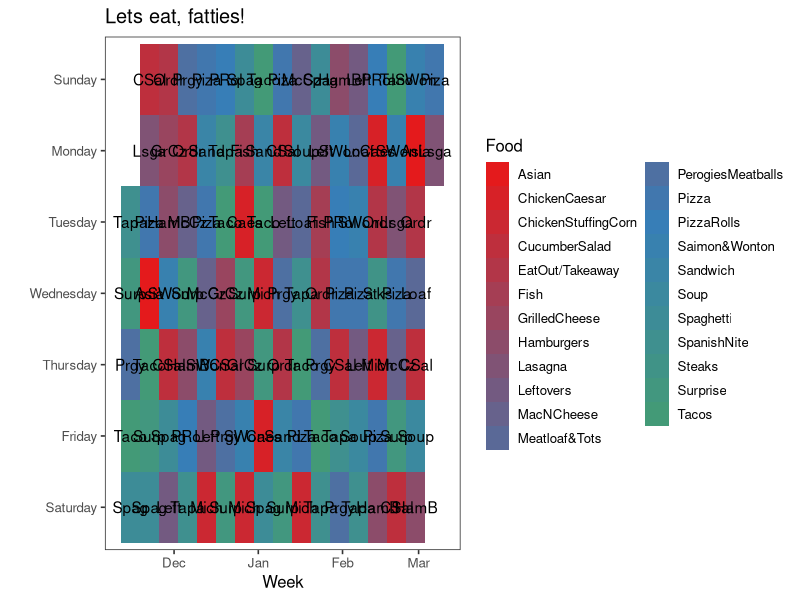

The R script that drew this image:
## ---- chunk 1
foodinmouth <- function(numweeks){
   require(lubridate)
   require(ggplot2)
   require(RColorBrewer)
   require(plyr)
   numweeks=numweeks
   theme_set(theme_bw(base_size=12)+theme(panel.grid.major = element_blank(), panel.grid.minor = element_blank()))
   Food<-c("EatOut/Takeaway","PerogiesMeatballs","Meatloaf&Tots","Saimon&Wonton","SpanishNite","ChickenStuffingCorn","Lasagna",
            "Spaghetti","Pizza","MacNCheese","Hamburgers","Steaks","Tacos","Surprise","Leftovers","GrilledCheese","ChickenCaesar","Soup","Sandwich",
           "Fish","Meat","Asian","PizzaRolls","CucumberSalad")
   Initial<-c("Ordr","Prgy","Loaf","SWon","Tapa","Mich","Lsga","Spag","Piza","McCz","HamB","Stks","Taco","Surp","Left","GrCz","Caes",
               "Soup","Sand","Fish","CPMt","Asia","PRol","CSal")
   foodini<-data.frame(cbind(Food,Initial)) ## get the initials and items together
   days=7
   np<-length(Food)
   fp<-c(2,2,1,3,2,2,1,3,4,5,2,1,3,4,3,2,2,2,1,0.3,0.7,1,1,3)# Assign some relative weights based on ad hoc family voting
    menu <- data.frame(Food=c(replicate(numweeks,sample(Food,days,prob=fp/np,replace=F ))), 
                         day=(now()-days(1)) + c(1:(numweeks*days)) * days(1))
   menu$Week <- round_date(menu$day, "week")
   menu$Day <- weekdays(menu$day)
   menu <- merge(menu, foodini, by="Food")
   menu$labels <- floor_date(menu$day,"week")
   bb<-match(menu$Meal,Food)
   bbdif<-c(diff(bb,lag=1),diff(bb,lag=2),diff(bb,lag=3),diff(bb,lag=4))  ### preventing close proximity menu items
   if(!0%in%bbdif)
   if(length(unique(bb))==(length(Food))) break  ## assuring all menu items make the cut

#plotting stuff   
#menu$Week<-factor(menu$Week, levels=seq(numweeks,1))
   menu <- arrange(menu, day)
   menucols <- length(factor(menu$Food))
   getPalette = colorRampPalette(brewer.pal(9, "Set1"))(menucols)
### Get the levels right for plot order
   menu$Day<-factor(menu$Day,levels=
                       c("Saturday","Friday","Thursday","Wednesday","Tuesday","Monday","Sunday"))
   
 p1<-  ggplot(menu, aes(labels,Day, fill=Food))+geom_tile()+ 
            scale_fill_manual(values = getPalette)+
      ggtitle("Lets eat, fatties!") + xlab("Week")+ylab("")+
        geom_text(aes(x=labels, y=Day, label=Initial))
 ggplot(menu, aes(labels,Day, fill=Food))+geom_tile()+ 
            scale_fill_manual(values = getPalette)+
      ggtitle("Lets eat, fatties!") + xlab("Week")+ylab("")+
        geom_text(aes(x=labels, y=Day, label=Initial))

 ggsave("foodinmouth.png", p1,height=8, width=13)

  menustart<-now()
googdates<-rep(menustart,numweeks*7)
for(i in 1:length(googdates)) googdates[i]<-Sys.time()+i*days(1)

googdates2 <- seq(as.Date(menustart), by = "day", length.out = numweeks*7)


nms <- c('Subject','Start Date','Start Time', 'End Date', 'End Time','All Day Event',
  'Description','Location','Private')
mat <- matrix(nrow = length(googdates), ncol = length(nms))
mat <- data.frame(mat)
colnames(mat) <- nms

mat$Subject <- menu$Food
mat$"Start Date" <- googdates2
mat$"End Date" <- googdates2
mat$"All Day Event" <- "True"
mat$Description <- "Hanselmenu"
mat$Location <- "Glacier Hwy"
mat$Private <- "False"

starts <- strftime(googdates2, format="%H:%M:%S %p")
ends <- strftime(googdates2+60*30, format="%H:%M:%S %p")

mat$"Start Time" <- starts
mat$"End Time" <- ends

write.csv(mat,file="menudates.csv",quote=FALSE,row.names=FALSE)

}

foodinmouth(16)
